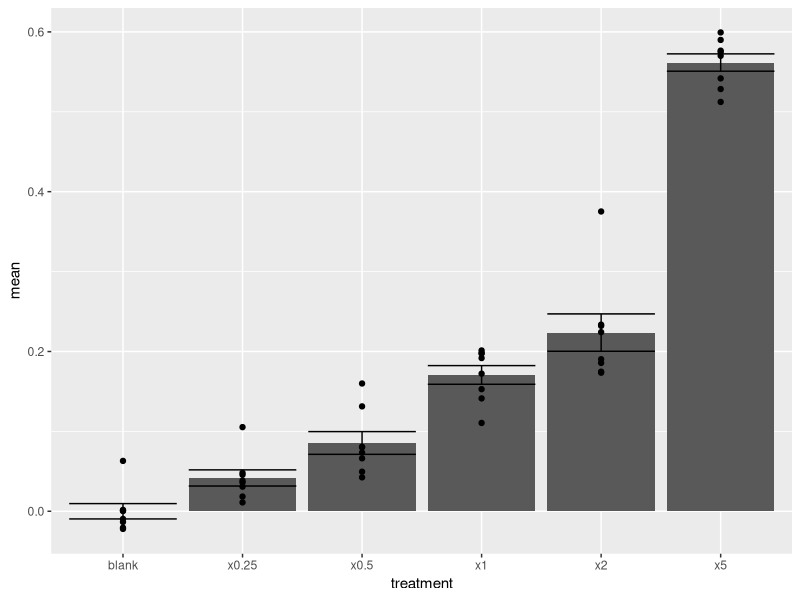

Reproduce this figure in R. (Note: this script raises an error after producing the figure.)
absdata <- read.csv("data/r-star/spec_test_1.csv")

library(tidyverse)
library(stringr)

abs_summary <- absdata %>%
  group_by(treatment) %>%
  summarize(mean = mean(abs),
            se = sd(abs)/sqrt(length(abs)))


ggplot(abs_summary, aes(x = treatment, y = mean)) +
  geom_bar(stat="identity") +
  geom_point(data = absdata, aes(x = treatment, y = abs)) +
  geom_errorbar(stat = "identity", aes(ymin = mean - se, ymax = mean + se))


X1 <- absdata %>%
  filter(treatment == "X1")
hist(X1$abs, breaks = 10)
